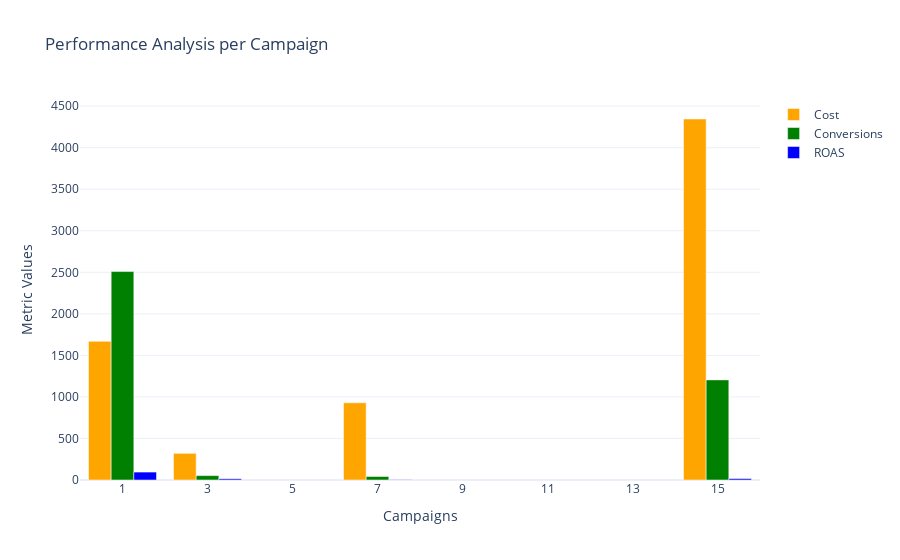

Here is the notebook cell this chart was saved with:
### Markdown cell above
# Visualization

### Code cell
fig = go.Figure()

fig.add_trace(go.Bar(x=campaign_per["Campaign"],y=campaign_per["Cost"],
                     name="Cost",marker_color="orange"))

fig.add_trace(go.Bar(x=campaign_per["Campaign"],y=campaign_per["Conversions"],
                     name="Conversions",marker_color="green"))

fig.add_trace(go.Bar(x=campaign_per["Campaign"],y=campaign_per["ROAS"],
                     name="ROAS",marker_color="blue"))

fig.update_layout(
    title="Performance Analysis per Campaign",
    xaxis_title="Campaigns",
    yaxis_title="Metric Values",
    barmode="group", 
    template="plotly_white")

fig.show()

### Figure 1 — Plotly figure (JSON) as saved in the notebook; plotly's stock layout.template omitted (floating-point values rounded to 4 significant figures)
{"data": [{"marker": {"color": "orange"}, "name": "Cost", "type": "bar", "x": [1, 3, 7, 15], "y": [1669.0, 320.9, 929.6, 4345.0]}, {"marker": {"color": "green"}, "name": "Conversions", "type": "bar", "x": [1, 3, 7, 15], "y": [2509, 53, 42, 1205]}, {"marker": {"color": "blue"}, "name": "ROAS", "type": "bar", "x": [1, 3, 7, 15], "y": [95.48, 14.74, 3.43, 16.88]}], "layout": {"barmode": "group", "title": {"text": "Performance Analysis per Campaign"}, "xaxis": {"title": {"text": "Campaigns"}}, "yaxis": {"title": {"text": "Metric Values"}}}}
